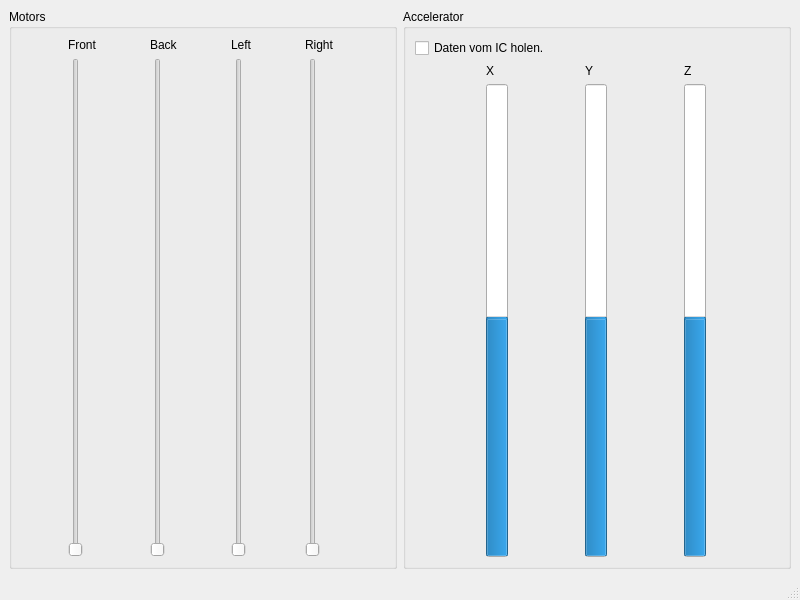
<?xml version="1.0" encoding="UTF-8"?>
<ui version="4.0">
 <class>MainWindow</class>
 <widget class="QMainWindow" name="MainWindow">
  <property name="geometry">
   <rect>
    <x>0</x>
    <y>0</y>
    <width>800</width>
    <height>600</height>
   </rect>
  </property>
  <property name="windowTitle">
   <string>MainWindow</string>
  </property>
  <widget class="QWidget" name="centralwidget">
   <layout class="QHBoxLayout" name="horizontalLayout">
    <item>
     <widget class="QGroupBox" name="MotorsBox">
      <property name="title">
       <string>Motors</string>
      </property>
      <layout class="QGridLayout" name="gridLayout">
       <item row="1" column="0">
        <widget class="QSlider" name="MotorsFront">
         <property name="minimum">
          <number>0</number>
         </property>
         <property name="maximum">
          <number>255</number>
         </property>
         <property name="orientation">
          <enum>Qt::Vertical</enum>
         </property>
        </widget>
       </item>
       <item row="1" column="1">
        <widget class="QSlider" name="MotorsBack">
         <property name="minimum">
          <number>0</number>
         </property>
         <property name="maximum">
          <number>255</number>
         </property>
         <property name="orientation">
          <enum>Qt::Vertical</enum>
         </property>
        </widget>
       </item>
       <item row="0" column="0">
        <widget class="QLabel" name="MotorsFrontLabel">
         <property name="text">
          <string>Front</string>
         </property>
         <property name="buddy">
          <cstring>MotorsFront</cstring>
         </property>
        </widget>
       </item>
       <item row="0" column="1">
        <widget class="QLabel" name="MotorsBackLabel">
         <property name="text">
          <string>Back</string>
         </property>
         <property name="buddy">
          <cstring>MotorsBack</cstring>
         </property>
        </widget>
       </item>
       <item row="1" column="2">
        <widget class="QSlider" name="MotorsLeft">
         <property name="minimum">
          <number>0</number>
         </property>
         <property name="maximum">
          <number>255</number>
         </property>
         <property name="orientation">
          <enum>Qt::Vertical</enum>
         </property>
        </widget>
       </item>
       <item row="1" column="3">
        <widget class="QSlider" name="MotorsRight">
         <property name="minimum">
          <number>0</number>
         </property>
         <property name="maximum">
          <number>255</number>
         </property>
         <property name="orientation">
          <enum>Qt::Vertical</enum>
         </property>
        </widget>
       </item>
       <item row="0" column="3">
        <widget class="QLabel" name="MotorsRightLabel">
         <property name="text">
          <string>Right</string>
         </property>
         <property name="buddy">
          <cstring>MotorsRight</cstring>
         </property>
        </widget>
       </item>
       <item row="0" column="2">
        <widget class="QLabel" name="MotorsLeftLabel">
         <property name="text">
          <string>Left</string>
         </property>
         <property name="buddy">
          <cstring>MotorsLeft</cstring>
         </property>
        </widget>
       </item>
      </layout>
     </widget>
    </item>
    <item>
     <widget class="QGroupBox" name="AccBox">
      <property name="title">
       <string>Accelerator</string>
      </property>
      <layout class="QVBoxLayout" name="verticalLayout">
       <item>
        <widget class="QCheckBox" name="AccGetData">
         <property name="text">
          <string>Daten vom IC holen.</string>
         </property>
        </widget>
       </item>
       <item>
        <layout class="QGridLayout" name="gridLayout_2">
         <item row="0" column="0">
          <widget class="QLabel" name="AccXDataLabel">
           <property name="text">
            <string>X</string>
           </property>
          </widget>
         </item>
         <item row="0" column="1">
          <widget class="QLabel" name="AccYDataLabel">
           <property name="text">
            <string>Y</string>
           </property>
          </widget>
         </item>
         <item row="0" column="2">
          <widget class="QLabel" name="AccZDataLabel">
           <property name="text">
            <string>Z</string>
           </property>
          </widget>
         </item>
         <item row="1" column="0">
          <widget class="QProgressBar" name="AccXData">
           <property name="minimum">
            <number>-128</number>
           </property>
           <property name="maximum">
            <number>128</number>
           </property>
           <property name="value">
            <number>0</number>
           </property>
           <property name="orientation">
            <enum>Qt::Vertical</enum>
           </property>
           <property name="format">
            <string/>
           </property>
          </widget>
         </item>
         <item row="1" column="1">
          <widget class="QProgressBar" name="AccYData">
           <property name="minimum">
            <number>-128</number>
           </property>
           <property name="maximum">
            <number>128</number>
           </property>
           <property name="value">
            <number>0</number>
           </property>
           <property name="orientation">
            <enum>Qt::Vertical</enum>
           </property>
           <property name="format">
            <string/>
           </property>
          </widget>
         </item>
         <item row="1" column="2">
          <widget class="QProgressBar" name="AccZData">
           <property name="minimum">
            <number>-128</number>
           </property>
           <property name="maximum">
            <number>128</number>
           </property>
           <property name="value">
            <number>0</number>
           </property>
           <property name="orientation">
            <enum>Qt::Vertical</enum>
           </property>
           <property name="format">
            <string/>
           </property>
          </widget>
         </item>
        </layout>
       </item>
      </layout>
     </widget>
    </item>
   </layout>
  </widget>
  <widget class="QMenuBar" name="menubar">
   <property name="geometry">
    <rect>
     <x>0</x>
     <y>0</y>
     <width>800</width>
     <height>21</height>
    </rect>
   </property>
  </widget>
  <widget class="QStatusBar" name="statusbar"/>
 </widget>
 <resources/>
 <connections>
  <connection>
   <sender>MotorsFront</sender>
   <signal>valueChanged(int)</signal>
   <receiver>MainWindow</receiver>
   <slot>MotorsSetFront(int)</slot>
   <hints>
    <hint type="sourcelabel">
     <x>74</x>
     <y>265</y>
    </hint>
    <hint type="destinationlabel">
     <x>-1</x>
     <y>264</y>
    </hint>
   </hints>
  </connection>
  <connection>
   <sender>MainWindow</sender>
   <signal>AccXDataChanged(int)</signal>
   <receiver>AccXData</receiver>
   <slot>setValue(int)</slot>
   <hints>
    <hint type="sourcelabel">
     <x>466</x>
     <y>23</y>
    </hint>
    <hint type="destinationlabel">
     <x>494</x>
     <y>149</y>
    </hint>
   </hints>
  </connection>
  <connection>
   <sender>MainWindow</sender>
   <signal>AccYDataChanged(int)</signal>
   <receiver>AccYData</receiver>
   <slot>setValue(int)</slot>
   <hints>
    <hint type="sourcelabel">
     <x>797</x>
     <y>192</y>
    </hint>
    <hint type="destinationlabel">
     <x>603</x>
     <y>190</y>
    </hint>
   </hints>
  </connection>
  <connection>
   <sender>MainWindow</sender>
   <signal>AccZDataChanged(int)</signal>
   <receiver>AccZData</receiver>
   <slot>setValue(int)</slot>
   <hints>
    <hint type="sourcelabel">
     <x>797</x>
     <y>214</y>
    </hint>
    <hint type="destinationlabel">
     <x>697</x>
     <y>222</y>
    </hint>
   </hints>
  </connection>
  <connection>
   <sender>MotorsBack</sender>
   <signal>valueChanged(int)</signal>
   <receiver>MainWindow</receiver>
   <slot>MotorsSetBack(int)</slot>
   <hints>
    <hint type="sourcelabel">
     <x>154</x>
     <y>81</y>
    </hint>
    <hint type="destinationlabel">
     <x>167</x>
     <y>21</y>
    </hint>
   </hints>
  </connection>
  <connection>
   <sender>MotorsLeft</sender>
   <signal>valueChanged(int)</signal>
   <receiver>MainWindow</receiver>
   <slot>MotorsSetLeft(int)</slot>
   <hints>
    <hint type="sourcelabel">
     <x>243</x>
     <y>104</y>
    </hint>
    <hint type="destinationlabel">
     <x>294</x>
     <y>21</y>
    </hint>
   </hints>
  </connection>
  <connection>
   <sender>MotorsRight</sender>
   <signal>valueChanged(int)</signal>
   <receiver>MainWindow</receiver>
   <slot>MotorsSetRight(int)</slot>
   <hints>
    <hint type="sourcelabel">
     <x>315</x>
     <y>99</y>
    </hint>
    <hint type="destinationlabel">
     <x>420</x>
     <y>22</y>
    </hint>
   </hints>
  </connection>
  <connection>
   <sender>AccGetData</sender>
   <signal>toggled(bool)</signal>
   <receiver>MainWindow</receiver>
   <slot>AccToggle(bool)</slot>
   <hints>
    <hint type="sourcelabel">
     <x>454</x>
     <y>57</y>
    </hint>
    <hint type="destinationlabel">
     <x>590</x>
     <y>22</y>
    </hint>
   </hints>
  </connection>
 </connections>
 <slots>
  <signal>AccXDataChanged(int)</signal>
  <signal>AccYDataChanged(int)</signal>
  <signal>AccZDataChanged(int)</signal>
  <slot>MotorsSetFront(int)</slot>
  <slot>MotorsSetBack(int)</slot>
  <slot>MotorsSetLeft(int)</slot>
  <slot>MotorsSetRight(int)</slot>
  <slot>AccToggle(bool)</slot>
 </slots>
</ui>
